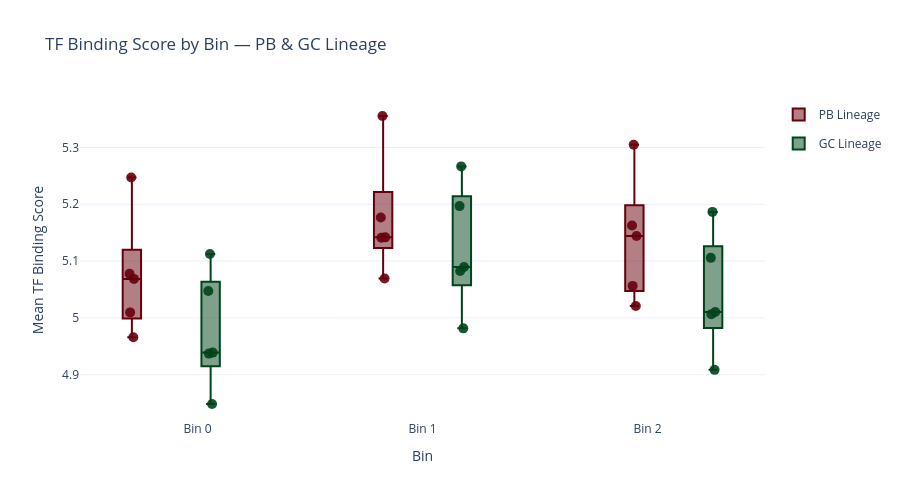

Notebook cell for this chart:
### Code cell
fig3 = plot_both_lineages_tf_category_bins(result_pb, result_gc, categories_fig3)
fig3.show()

### Figure 1 — Plotly figure (JSON) as saved in the notebook; plotly's stock layout.template omitted (floating-point values rounded to 4 significant figures)
{"data": [{"boxpoints": "all", "fillcolor": "rgba(103,0,13,0.5)", "hovertemplate": "<b>%{text}</b><br>Mean: %{y:.4f}<extra></extra>", "jitter": 0.3, "legendgroup": "PB Lineage", "line": {"color": "#67000D"}, "marker": {"color": "#67000D", "opacity": 0.9, "size": 10}, "name": "PB Lineage", "pointpos": 0, "showlegend": true, "text": ["RUNX2", "CREB3L2", "PRDM1", "IRF4", "XBP1"], "type": "box", "x": ["Bin 0", "Bin 0", "Bin 0", "Bin 0", "Bin 0"], "y": [5.01, 5.247, 4.966, 5.078, 5.069]}, {"boxpoints": "all", "fillcolor": "rgba(103,0,13,0.5)", "hovertemplate": "<b>%{text}</b><br>Mean: %{y:.4f}<extra></extra>", "jitter": 0.3, "legendgroup": "PB Lineage", "line": {"color": "#67000D"}, "marker": {"color": "#67000D", "opacity": 0.9, "size": 10}, "name": "PB Lineage", "pointpos": 0, "showlegend": false, "text": ["RUNX2", "CREB3L2", "PRDM1", "IRF4", "XBP1"], "type": "box", "x": ["Bin 1", "Bin 1", "Bin 1", "Bin 1", "Bin 1"], "y": [5.142, 5.355, 5.069, 5.177, 5.141]}, {"boxpoints": "all", "fillcolor": "rgba(103,0,13,0.5)", "hovertemplate": "<b>%{text}</b><br>Mean: %{y:.4f}<extra></extra>", "jitter": 0.3, "legendgroup": "PB Lineage", "line": {"color": "#67000D"}, "marker": {"color": "#67000D", "opacity": 0.9, "size": 10}, "name": "PB Lineage", "pointpos": 0, "showlegend": false, "text": ["RUNX2", "CREB3L2", "PRDM1", "IRF4", "XBP1"], "type": "box", "x": ["Bin 2", "Bin 2", "Bin 2", "Bin 2", "Bin 2"], "y": [5.056, 5.305, 5.021, 5.144, 5.163]}, {"boxpoints": "all", "fillcolor": "rgba(0,68,27,0.5)", "hovertemplate": "<b>%{text}</b><br>Mean: %{y:.4f}<extra></extra>", "jitter": 0.3, "legendgroup": "GC Lineage", "line": {"color": "#00441B"}, "marker": {"color": "#00441B", "opacity": 0.9, "size": 10}, "name": "GC Lineage", "pointpos": 0, "showlegend": true, "text": ["BACH2", "SPIB", "BATF", "PAX5", "IRF8"], "type": "box", "x": ["Bin 0", "Bin 0", "Bin 0", "Bin 0", "Bin 0"], "y": [4.937, 5.047, 4.848, 4.939, 5.112]}, {"boxpoints": "all", "fillcolor": "rgba(0,68,27,0.5)", "hovertemplate": "<b>%{text}</b><br>Mean: %{y:.4f}<extra></extra>", "jitter": 0.3, "legendgroup": "GC Lineage", "line": {"color": "#00441B"}, "marker": {"color": "#00441B", "opacity": 0.9, "size": 10}, "name": "GC Lineage", "pointpos": 0, "showlegend": false, "text": ["BACH2", "SPIB", "BATF", "PAX5", "IRF8"], "type": "box", "x": ["Bin 1", "Bin 1", "Bin 1", "Bin 1", "Bin 1"], "y": [5.083, 5.197, 4.982, 5.09, 5.267]}, {"boxpoints": "all", "fillcolor": "rgba(0,68,27,0.5)", "hovertemplate": "<b>%{text}</b><br>Mean: %{y:.4f}<extra></extra>", "jitter": 0.3, "legendgroup": "GC Lineage", "line": {"color": "#00441B"}, "marker": {"color": "#00441B", "opacity": 0.9, "size": 10}, "name": "GC Lineage", "pointpos": 0, "showlegend": false, "text": ["BACH2", "SPIB", "BATF", "PAX5", "IRF8"], "type": "box", "x": ["Bin 2", "Bin 2", "Bin 2", "Bin 2", "Bin 2"], "y": [5.007, 5.106, 4.908, 5.01, 5.187]}], "layout": {"boxmode": "group", "height": 500, "legend": {"groupclick": "toggleitem"}, "title": {"text": "TF Binding Score by Bin — PB & GC Lineage"}, "width": 900, "xaxis": {"title": {"text": "Bin"}}, "yaxis": {"title": {"text": "Mean TF Binding Score"}}}}
